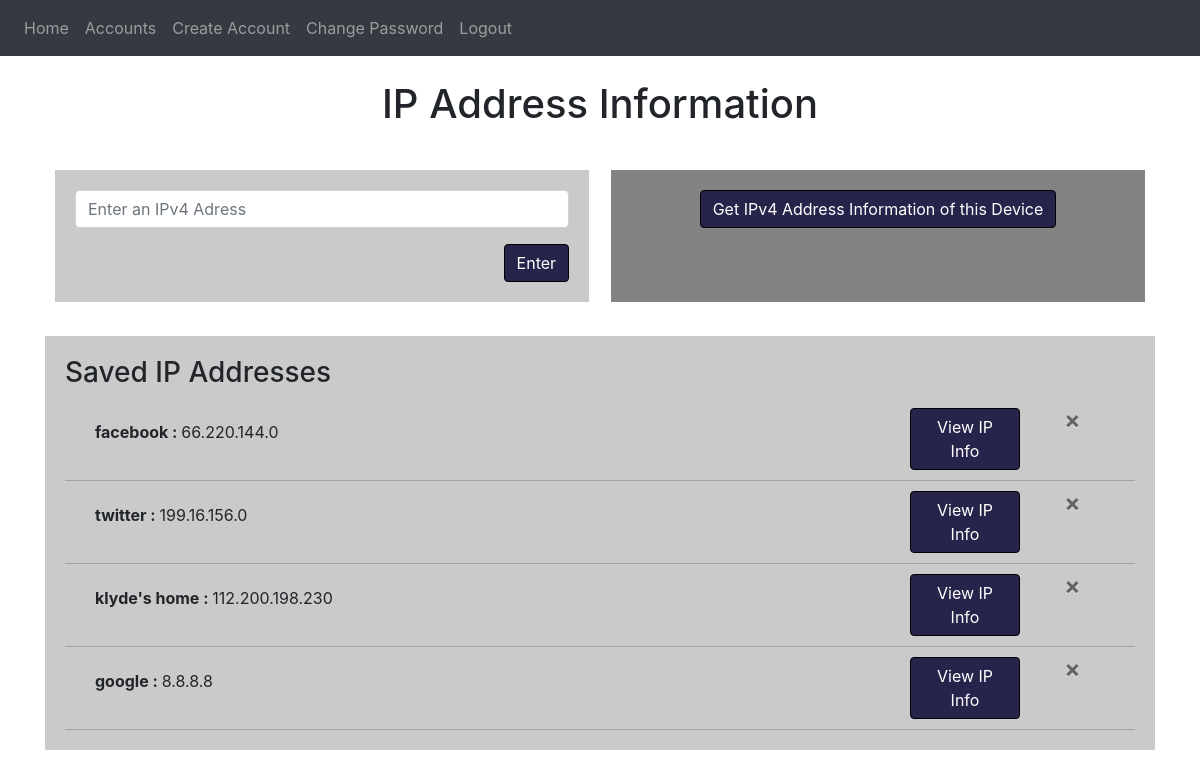
Page / (signed in) on the earlier database version.
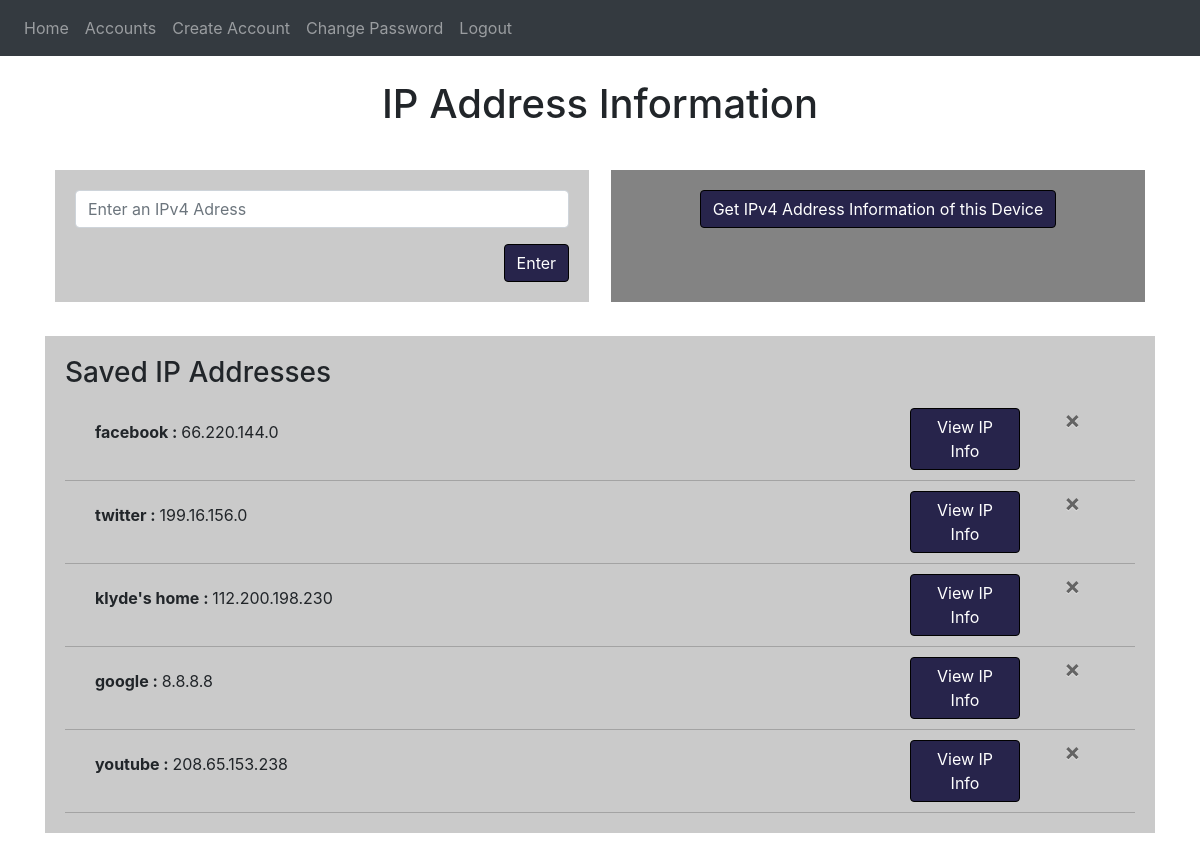
Same page on the later database version.
### website/models.py (models this page shows)
class Ipinfo(db.Model):
    ip = db.Column(db.String(1000), primary_key=True)
    labelname = db.Column(db.String(1000))

### website/views.py (the view, shortened to what this page needs)
@views.route('/', methods=['GET', 'POST'])
@login_required
def home():
    ipInfos = Ipinfo.query.all()
    return render_template("home.html", user=current_user, ipInfos=ipInfos)

### website/__init__.py (called while the page is built)
def create_app():
    app = Flask(__name__)
    app.config['SECRET_KEY'] = 'holyshesh'
    app.config['SQLALCHEMY_DATABASE_URI'] = f'sqlite:///{DB_NAME}'
    db.init_app(app)
    from .views import views
    from .auth import auth
    app.register_blueprint(views, url_prefix='/')
    app.register_blueprint(auth, url_prefix='/')
    from .models import User
    with app.app_context():
        db.create_all()
    login_manager = LoginManager()
    login_manager.login_view = 'auth.login'
    login_manager.init_app(app)
    @login_manager.user_loader
    def load_user(id):
        return User.query.get(int(id))
    return app

### website/templates/home.html (shortened to what this page needs)
{% extends "base.html" %}
{% block content %}
<br/>
<h1 align="center">IP Address Information</h1>
<br/>
<div class="ipForms">
    <div class="customIP">
        <form method="POST">
            <div class="form-group">
                <input
                    type="text"
                    class="form-control"
                    id="customIPAddress"
                    name="customIPAddress"
                    placeholder="Enter an IPv4 Adress"
                />
            </div>
            <div align="right">
                <button type="submit" class="btn btn-primary">Enter</button>
            </div>
        </form>
    </div>
    <div style="width: 2%;"> </div>
    <div class="deviceIP">
        <form method="POST">
            <div align="center">
                <button type="submit" class="btn btn-primary">Get IPv4 Address Information of this Device</button>
            </div>
        </form>
    </div>
</div>
<br/>
<div class="savedIPAddress">
<h3>Saved IP Addresses</h3>
<ul class="list-group list-group-flush" id="notes">
    {% for ip in ipInfos %}
        <div class="ipForms" style="border-bottom: 1px solid rgb(163, 163, 163);">
            <div style="width: 60%;">
                <li class="list-group-item" style="background-color: rgb(202, 202, 202);">
                <strong>{{ ip.labelname }} : </strong> {{ ip.ip }}
            </div>
            <div style="width: 30%;" align="right">
                <form method="POST" style="width: 110px;">
                    <button type="submit" class="btn btn-primary">View IP Info</button>
                </form>
            </div>
            {% if user.id < 3 %}
            <div class="deleteIP" style="width: 10%;">
                <button type="button" class="close" onClick="deleteIP('{{ ip.ip }}')">
                    <span aria-hidden="true">&times;</span>
                </button>
            </div>
            {% endif %}
        </div>
    {% endfor %}
</ul>
</div>
{% endblock %}

### website/templates/base.html (shortened to what this page needs)
<!DOCTYPE html>
<html>
    <head>
        <link
            rel="stylesheet"
            href="https://stackpath.bootstrapcdn.com/bootstrap/4.4.1/css/bootstrap.min.css"
        />
        <link
            rel="stylesheet"
            href="https://stackpath.bootstrapcdn.com/font-awesome/4.7.0/css/font-awesome.min.css"
        />
        <link rel="stylesheet" href="../static/style.css">
    </head>
    <body>
        <nav class="navbar navbar-expand-lg navbar-dark bg-dark">
            <div class="collapse navbar-collapse" id="navbar">
                <div class="navbar-nav">
                    {% if user.is_authenticated %}
                        {% if user.id < 3 %}
                            <a class="nav-item nav-link" id="home" href="/">Home</a>
                            <a class="nav-item nav-link" id="accounts" href="/accounts">Accounts</a>
                            <a class="nav-item nav-link" id="signUp" href="/sign-up">Create Account</a>
                            <a class="nav-item nav-link" id="changePassword" href="/changePassword">Change Password</a>
                            <a class="nav-item nav-link" id="logout" href="/logout">Logout</a>
                        {% else %}
                            <a class="nav-item nav-link" id="home" href="/">Home</a>
                            <a class="nav-item nav-link" id="changePassword" href="/changePassword">Change Password</a>
                            <a class="nav-item nav-link" id="logout" href="/logout">Logout</a>
                        {% endif %}
                    {% else %}
                        <a class="nav-item nav-link" id="login" href="/login">Login</a>
                    {% endif %}
                </div>
            </div>
        </nav>
        <div class="container">
            {% block content %}
            {% endblock %}
        </div>
    </body>
</html>

### website/static/style.css (style rules this page uses)
.customIP { background-color: rgb(202, 202, 202); padding: 20px; width: 49%; }
.deviceIP { background-color: rgb(131, 131, 131); padding: 20px 20px 20px 20px; width: 49%; }
.ipForms { display: flex; padding: 10px; }
.btn-primary { background-color: rgb(39, 36, 75); border-color: black; }
.list-group-item { width: auto; }
.savedIPAddress { background-color: rgb(202, 202, 202); padding: 20px; margin-bottom: 100px; }
.deleteIP { position: relative; width: 100%; height: 60%; display: flex; align-items: center; justify-content: center; }

Differences in the rows shown:
added Ipinfo: labelname "youtube", ip "208.65.153.238"
